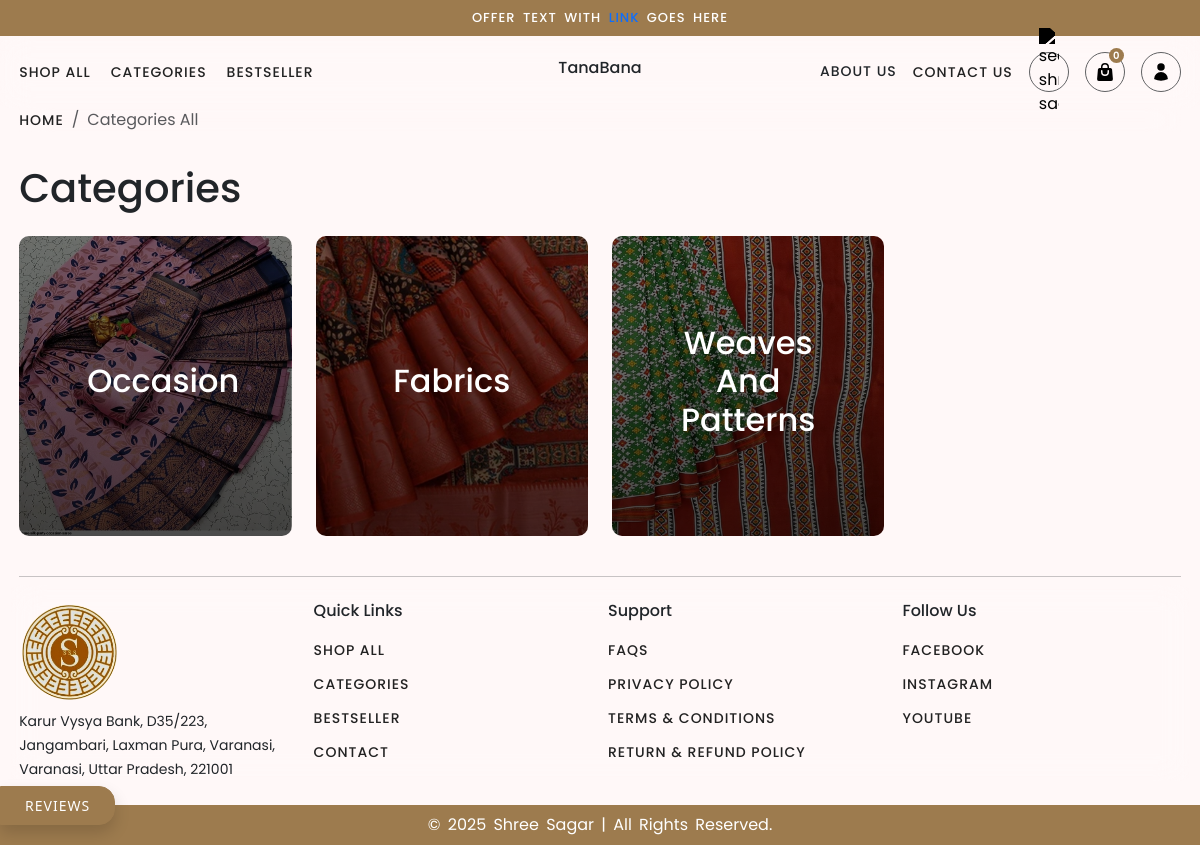
The page /categories on the database its author committed.
### website/models.py (models this page shows, shortened)
class Home(models.Model):
    id = models.AutoField(primary_key=True)
    title = models.CharField(max_length=100)
    offer_text_with_link = models.TextField(blank=True, null=True, help_text="Offer text with link in html format")
    manufacturer_text = models.TextField(blank=True, null=True, help_text="Manufacturer text in html format use <span> tag for highlighting")
    manufacturer_video = models.FileField(upload_to='home/', blank=True, null=True, help_text="Manufacturer video")
    deals_banner_1 = ProcessedImageField(
        upload_to='home/',
        processors=[ResizeToFill(722, 420)],
        format='WEBP',
        options={'quality': 90},
        blank=True,
        null=True,
        help_text="Deals banner 1"
    )
    deals_banner_2 = ProcessedImageField(
        upload_to='home/',
        processors=[ResizeToFill(722, 420)],
        format='WEBP',
        options={'quality': 90},
        blank=True,
        null=True,
        help_text="Deals banner 2"
    )
    deals_banner_1_link = models.URLField(blank=True, null=True, help_text="Deals banner 1 link")
    deals_banner_2_link = models.URLField(blank=True, null=True, help_text="Deals banner 2 link")
    retail_background = ProcessedImageField(upload_to='home/', processors=[ResizeToFill(1440, 450)], format='WEBP', options={'quality': 90}, blank=True, null=True, help_text="Retail background")
    retail_text = models.TextField(blank=True, null=True, help_text="Retail text in html format")
    retail_link = models.URLField(blank=True, null=True, help_text="Retail link")
    seo_meta_title = models.CharField(max_length=70, blank=True, null=True)
    seo_meta_description = models.CharField(
        max_length=160, blank=True, null=True)
    seo_meta_keywords = models.CharField(max_length=255, blank=True, null=True)
    additional_seo = models.TextField(
        blank=True, help_text="Additional SEO code or metadata")
    created_at = models.DateTimeField(auto_now_add=True)
    class Meta:
        verbose_name_plural = "Home Page"

### inventory/models.py (models this page shows, shortened)
class Category(models.Model):
    name = models.CharField(max_length=100, unique=True)
    slug = models.SlugField(max_length=100, unique=True, blank=True, null=True)
    description = models.TextField(blank=True, null=True)
    thumbnail = ProcessedImageField(upload_to='category_thumbnails/',
                                    processors=[ResizeToFit(600, 600)],
                                    format='WEBP',
                                    options={'quality': 95})
    seo_meta_title = models.CharField(max_length=70, blank=True, null=True)
    seo_meta_description = models.CharField(
        max_length=160, blank=True, null=True)
    seo_meta_keywords = models.CharField(max_length=255, blank=True, null=True)
    additional_seo = models.TextField(
        blank=True, help_text="Additional SEO code or metadata")
    created_at = models.DateTimeField(auto_now_add=True)  # already present
    updated_at = models.DateTimeField(auto_now=True)  # already present
    class Meta:
        indexes = [
            models.Index(fields=['slug']),
            models.Index(fields=['created_at']),
            models.Index(fields=['updated_at']),
        ]
        verbose_name = 'Category'
        verbose_name_plural = 'Categories'
    def __str__(self):
        return f"{self.name}"

### website/views.py (the view)
# urls.py: path('categories', views.categories, name='categories'),
def categories(request):
    categories = Category.objects.all().order_by('-created_at')
    return render(request, 'website/pages/categories.html', {'categories': categories})

### website/context_processors.py (called while the page is built)
def categories(request):
    categories_data = []
    for category in Category.objects.all().order_by('-id'):
        subcategories = Subcategory.objects.filter(category=category)
        categories_data.append({
            'category': category,
            'subcategories': subcategories
        })
    return {
        'categories_data': categories_data,
        'home': Home.objects.get(pk=1)
    }

### template/website/pages/categories.html (shortened to what this page needs)
{% extends '../base.html' %}
{% block content %}
<div class="container-fluid overflow-hidden">
    <nav aria-label="breadcrumb my-4">
        <ol class="breadcrumb">
            <li class="breadcrumb-item"><a href="{% url 'home' %}">Home</a></li>
            <li class="breadcrumb-item active" aria-current="page">Categories All</li>
        </ol>
    </nav>
    <h1 class="py-3">Categories</h1>
    <div class="row">
        {% for category in categories %}
            <a class="col-md-3" href="{% url 'shop' %}?category={{category.id}}">
                <div style="height: 300px; width: 100%; background-image: linear-gradient(rgba(0, 0, 0, 0.5), rgba(0, 0, 0, 0.7)), url('{{ category.thumbnail.url }}'); background-size: cover; background-position: center; border-radius: 10px;" class="d-flex justify-content-center align-items-center">
                    <h2 class="text-white w-50 text-center mx-auto">{{category.name}}</h2>
                </div>
            </a>
        {% endfor %}
    </div>
</div>
{% endblock content %}

### template/website/base.html (shortened to what this page needs)
<!DOCTYPE html>
<html lang="en">
{% load static %}
<head>
    <link rel="stylesheet" href="{% static './assets/vendor/bootstrap/css/bootstrap.min.css' %}">
    <link rel="stylesheet" href="{% static './assets/css/style.css' %}">
    <link rel="stylesheet" href="https://cdn.jsdelivr.net/npm/notyf@3/notyf.min.css">
    <link rel="stylesheet" href="https://cdnjs.cloudflare.com/ajax/libs/animate.css/4.1.1/animate.min.css" />
    <link rel="stylesheet" href="https://cdn.jsdelivr.net/npm/@tabler/icons-webfont@latest/tabler-icons.min.css">
</head>
<body>
    <div class="topbar">
        <div class="container">
            <p class="text-center py-2 mb-0">{{home.offer_text_with_link|safe}}</p>
        </div>
    </div>
    <nav class="d-flex justify-content-between align-items-center py-3 container-fluid sticky-top navb">
        <div class="links col-md-4 d-none d-md-flex">
            <li><a href="#" id="shopall">Shop All</a>
            </li>
            <li><a href="{% url 'categories' %}">Categories</a></li>
            <li><a href="{% url 'bestseller' %}">Bestseller</a></li>
        </div>
        <div class="brand col-6 col-md-4 text-start text-md-center">
            <h6 onclick="window.location.href='/'" class="cursour-pointer">TanaBana</h6>
        </div>
        <div class="icons d-flex gap-3 align-items-center col-md-4 justify-content-end">
            <li class="nav-item dropdown d-md-block d-none">
                <a class="nav-link" href="#" role="button" data-bs-toggle="dropdown" aria-expanded="false">
                    About Us
                </a>
            </li>
            <li class="d-md-block d-none"><a href="{% url 'contact' %}">Contact Us</a></li>
            <button class="icon-box" data-bs-toggle="offcanvas" data-bs-target="#searchCanvas">
                <img src="{% static './assets/images/icons/search.svg' %}" class="white-img" alt="search shree sagar">
            </button>
            <button class="icon-box" data-bs-toggle="offcanvas" data-bs-target="#cart">
                <img src="{% static './assets/images/icons/cart.svg' %}" class="white-img" alt="search shree sagar">
                <div class="cart-item-count" id="cartCount">{{request.session.cart|length}}</div>
            </button>
            <button class="icon-box d-md-block d-none" data-bs-toggle="offcanvas" data-bs-target="#myAccount">
                <img src="{% static './assets/images/icons/user.svg' %}" data-bs-toggle="offcanvas"
                    data-bs-target="#myAccount" class="white-img" alt="search shree sagar">
            </button>
        </div>
    </nav>
    {% block content %}
    {% endblock content %}
    <button class="review-btn-fixed btn btn-dark rounded-0 shadow px-4 py-2 rounded-end-4" type="button"
        data-bs-target="#reviews" data-bs-toggle="offcanvas">
        Reviews
    </button>
    <div class="container-fluid py-4">
        <hr>
        <nav class="row footer g-3">
            <div class="col-md-3">
                <img src="{% static './assets/images/ss_logo.png' %}" width="100px" alt="">
                <small class="text-dark">Karur Vysya Bank, D35/223, Jangambari, Laxman Pura, Varanasi,
                    Varanasi, Uttar Pradesh, 221001</small>
            </div>
            <div class="col-md-3">
                <h6>Quick Links</h6>
                <li><a href="{% url 'shop' %}">Shop All</a></li>
                <li><a href="{% url 'categories' %}">Categories</a></li>
                <li><a href="{% url 'bestseller' %}">Bestseller</a></li>
                <li><a href="{% url 'contact' %}">Contact</a></li>
            </div>
            <div class="col-md-3">
                <h6>Support</h6>
                <li><a href="{% url 'faq' %}">FAQs</a></li>
                <li><a href="/page/privacy-policy/">Privacy Policy</a></li>
                <li><a href="/page/term-and-conditions/">Terms & Conditions</a></li>
                <li><a href="/page/return-and-refund-policy/">Return & Refund Policy</a></li>
            </div>
            <div class="col-md-3">
                <h6>Follow Us</h6>
                <li><a href="#"> Facebook</a></li>
                <li><a href="https://www.instagram.com/ss_silkestates" target="_blank"> Instagram</a></li>
                <li><a href="#"> Youtube</a></li>
            </div>
        </nav>
    </div>
    <div class="copyright">
        <p class="text-center text-white py-2 mb-0">© 2025 Shree Sagar | All Rights Reserved.</p>
    </div>
</body>
</html>

### static/assets/css/style.css (style rules this page uses)
:root { --grey: #606163; --black: #222222; --pink: #9D7B4E; --white: #ffffff; --bg: #fff8f8; }
body { background-color: var(--bg); background-size: cover; background-repeat: no-repeat; background-attachment: fixed; }
* { margin: 0; padding: 0; list-style-type: none; text-decoration: none !important; box-sizing: border-box; font-family: "Poppins", serif; }
.topbar { background-color: var(--pink); }
.btn-dark { background-color: var(--pink) !important; border-color: var(--pink) !important; }
.topbar p { text-transform: uppercase; font-size: 13px; letter-spacing: 1px; font-weight: 500; color: var(--white); }
nav { backdrop-filter: blur(15px); }
nav a { text-transform: uppercase; font-weight: 500 !important; font-size: 14px !important; letter-spacing: 1px; color: var(--black); position: relative; transition: all .3s ease-in-out; }
nav li { position: relative; }
.container-fluid { padding: 0 1.2rem; }
nav a::after { content: ''; width: 0%; left: 0; top: 110%; height: 1.4px; background-color: var(--pink); position: absolute; transition: all .3s ease-in-out; }
p { word-spacing: 3px; }
.links { display: flex; align-items: center; gap: 20px; }
.icon-box { width: 40px; height: 40px; border: 1px solid var(--grey); border-radius: 50%; padding: 5px; display: flex; align-items: center; justify-content: center; position: relative; cursor: pointer; background-color: transparent; transition: all .3s ease-in-out; }
.cart-item-count { position: absolute; width: 15px; height: 15px; border-radius: 50%; font-size: 10px; font-weight: 600; display: flex; align-items: center; justify-content: center; background-color: var(--pink); color: var(--white); top: -5px; right: 0; }
.icon-box img { width: 20px; filter: invert(100%) brightness(0%); }
.btn { text-transform: uppercase; letter-spacing: 1px; font-size: 14px; }
.review-btn-fixed { background-color: var(--black); position: fixed; bottom: 20px; left: 0; z-index: 999; }
.footer li { padding-top: 10px; }
.copyright { background-color: var(--pink); }

### rows shown on the page
Home: offer_text_with_link "OFFER TEXT WITH LINK GOES HERE"
Category: thumbnail (picture), name "Occasion"
Category: thumbnail (picture), name "Fabrics"
Category: thumbnail (picture), name "Weaves And Patterns"

### other values the page prints
{{ request.session.cart|length }} "0"
